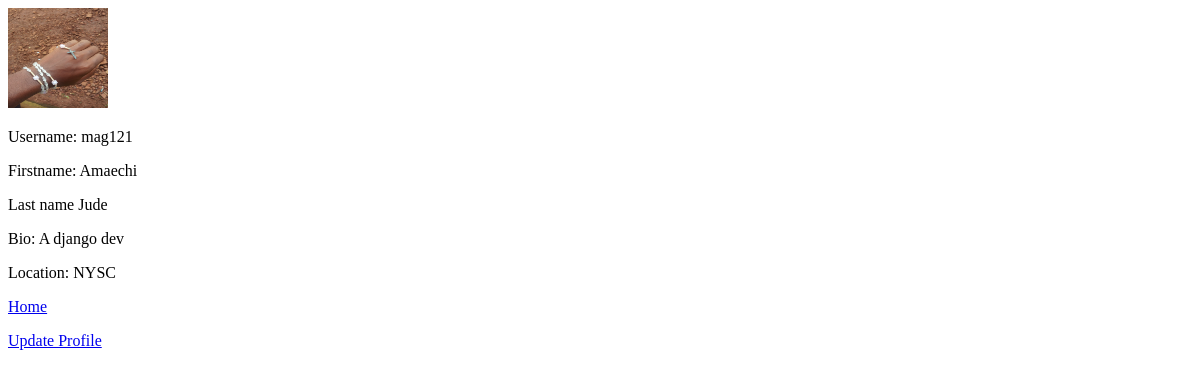
Before: /details (signed in) with the older database file.
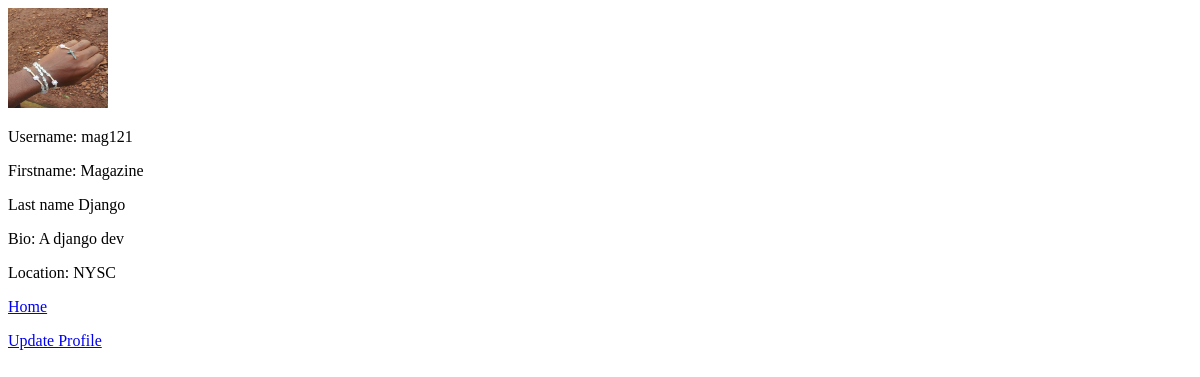
After: the same page with the newer database file.
### thread/models.py (models this page shows, shortened)
class Profile(models.Model):
    user = models.OneToOneField(User, on_delete=models.CASCADE)
    id_user = models.AutoField(primary_key=True)
    first_name = models.CharField(max_length=100, blank=True)
    last_name = models.CharField(max_length=100, blank=True)
    bio = models.TextField(max_length=1000, blank=True)
    profile_pics = models.ImageField(upload_to='profile_images', default='anon.png')
    location_city = models.CharField(max_length=100, blank=True)
    USERNAME_FIELD = 'user.username'

### thread/views.py (the view)
# urls.py: path('details', views.details, name='details'),
@login_required(login_url='login_user')
def details(request):
    user = request.user
    print(user)
    profile = user.profile
    profile_data = {
        "first_name": profile.first_name,
        "last_name": profile.last_name,
        "bio": profile.bio,
        "profile_pics": profile.profile_pics,
        "location_city":profile.location_city
    }
    image_url = profile.profile_pics.url
    context ={"profile_data": profile_data, "image_url": image_url}
    return render(request, 'profile.html', context)

### thread/templates/profile.html (shortened to what this page needs)
<!DOCTYPE html>
<html lang="en">
<head>
</head>
<body>
    <img src="{{ image_url }}" alt="Profile Picture" width="100" height="100"> <br>
    <p>
        Username: {{ user.username }}
        <p>
            Firstname: {{ profile_data.first_name }}
        </p>
        <p>
            Last name {{ profile_data.last_name }}
        </p>
        <p>
            Bio: {{ profile_data.bio }}
        </p>
        <p>
            Location: {{ profile_data.location_city }}
        </p>
        <p>
            <a href="{% url 'home' %}">Home</a>
        </p>
        <p>
            <a href="{% url 'account_setting' %}">Update Profile</a><br>
        </p>
    </body>
</html>

Changed rows visible on the page:
changed Profile "A django dev": first_name "Amaechi" → "Magazine"; last_name "Jude" → "Django"
